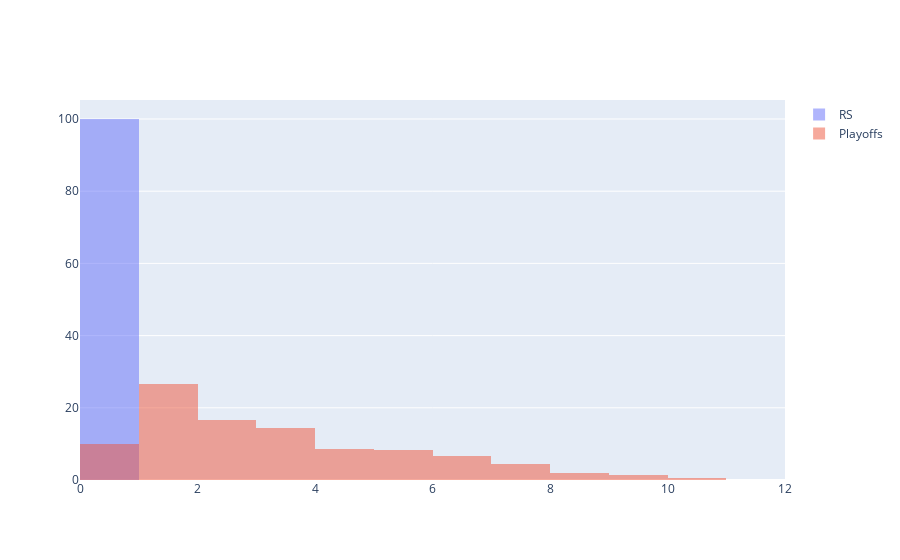

The code cell stored with this chart in its notebook:
### Code cell
fig = go.Figure()
fig.add_trace(go.Histogram(x=rs_df['MIN']/rs_df['GP'], histnorm ='percent',name='RS',xbins = {'start':0,'end':46,'size':1}))
fig.add_trace(go.Histogram(x=playoffs_df['MIN']/playoffs_df['GP'], histnorm ='percent',name='Playoffs',xbins = {'start':0,'end':46,'size':1}))
fig.update_layout(barmode='overlay')
fig.update_traces(opacity=0.5)
fig.show()

### Figure 1 — Plotly figure (JSON) as saved in the notebook; plotly's stock layout.template omitted (floating-point values rounded to 4 significant figures; data arrays with more than 128 entries replaced by an {"elided": "..."} marker saying what was removed)
{"data": [{"histnorm": "percent", "name": "RS", "opacity": 0.5, "type": "histogram", "x": {"elided": "2505 float values"}, "xbins": {"end": 46, "size": 1, "start": 0}}, {"histnorm": "percent", "name": "Playoffs", "opacity": 0.5, "type": "histogram", "x": {"elided": "1341 float values"}, "xbins": {"end": 46, "size": 1, "start": 0}}], "layout": {"autosize": true, "barmode": "overlay", "xaxis": {"autorange": true, "range": [0, 12], "type": "linear"}, "yaxis": {"autorange": true, "range": [0, 105.3]}}}
